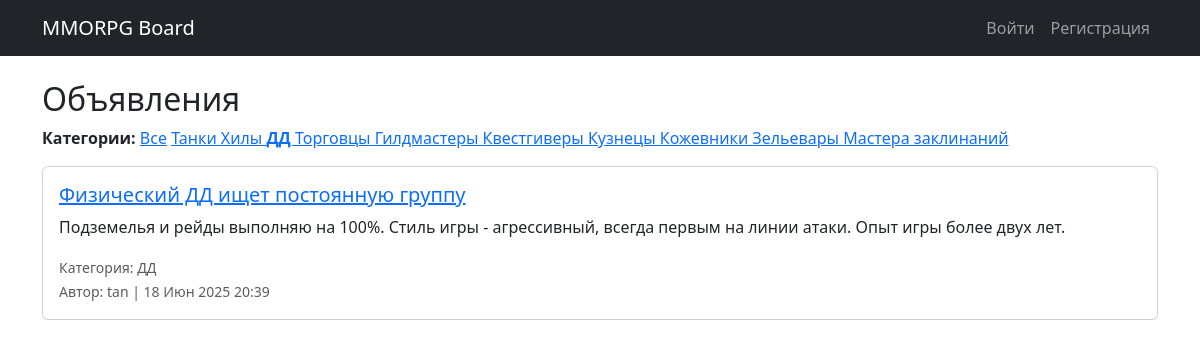
The app's page /?category=dd with its own data.
### board/models.py (models this page shows, shortened)
class Category(models.Model):
    name = models.CharField(max_length=100, unique=True, choices=CATEGORY_CHOICES)

class Post(models.Model):
    author = models.ForeignKey(User, on_delete=models.CASCADE)
    title = models.CharField(max_length=100)
    content = RichTextUploadingField()
    category = models.ForeignKey(Category, on_delete=models.SET_NULL, null=True)
    created_at = models.DateTimeField(auto_now_add=True)
    updated_at = models.DateTimeField(auto_now=True)
    class Meta:
        ordering = ['-created_at']
        verbose_name = 'Объявление'
        verbose_name_plural = 'Объявления'

### board/views.py (the view)
# urls.py: path('', PostListView.as_view(), name='post_list'),
class PostListView(ListView):
    model = Post
    template_name = 'board/post_list.html'
    context_object_name = 'posts'
    paginate_by = 5
    def get_queryset(self):
        queryset = Post.objects.all().order_by('-created_at')
        category_id = self.request.GET.get('category')
        if category_id:
            queryset = queryset.filter(category__name=category_id)
        return queryset
    def get_context_data(self, **kwargs):
        context = super().get_context_data(**kwargs)
        context['categories'] = Category.objects.all()
        return context

### templates/board/post_list.html (shortened to what this page needs)
{% extends 'base.html' %}
{% block content %}
<h2>Объявления</h2>
<nav class="mb-3">
  <strong>Категории:</strong>
  <a href="{% url 'post_list' %}" {% if not request.GET.category %}class="fw-bold"{% endif %}>Все</a>
  {% for category in categories %}
    <a href="{% url 'post_list' %}?category={{ category.name }}" {% if request.GET.category == category.name %}class="fw-bold"{% endif %}>
      {{ category.get_name_display }}
    </a>
  {% endfor %}
</nav>
{% for post in posts %}
  <div class="card mb-3">
    <div class="card-body">
      <h5 class="card-title">
        <a href="{% url 'post_detail' post.pk %}">{{ post.title }}</a>
      </h5>
      <p class="card-text">{{ post.content|truncatewords:25 }}</p>
      <p class="card-text">
        <small class="text-muted">
          Категория: {{ post.category.get_name_display }}<br>
          Автор: {{ post.author.username }} | {{ post.created_at|date:"d M Y H:i" }}
        </small>
      </p>
    </div>
  </div>
{% empty %}
  <p>Объявлений пока нет.</p>
{% endfor %}
{% endblock %}

### records on screen
Category: name "Танки"
Category: name "Хилы"
Category: name "ДД"
Category: name "Торговцы"
Category: name "Гилдмастеры"
Category: name "Квестгиверы"
Category: name "Кузнецы"
Category: name "Кожевники"
Category: name "Зельевары"
Category: name "Мастера заклинаний"
Post: title "Физический ДД ищет постоянную группу", content "Подземелья и рейды выполняю на 100%. Стиль игры - агрессивный, всегда первым на линии атаки. Опыт игры более двух лет.", category.name "ДД", author.username "tan", created_at "18 Июн 2025 20:39"
